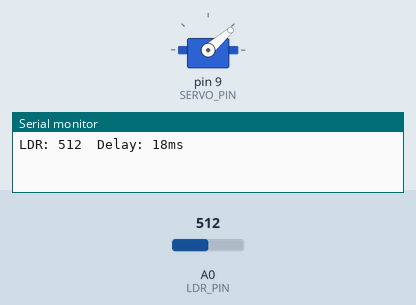
Simulated run of this sketch. Board: Arduino Uno, built with avr-gcc and run on an emulated ATmega328P. Shown: servo, the last lines printed to the serial monitor. Inputs (shaded band) come from the test bench; at power-on: A0 (LDR_PIN) = 512.

Above: at 7.3 s.
7.4 s: A0 (LDR_PIN) set to 716
At 7.83 s:
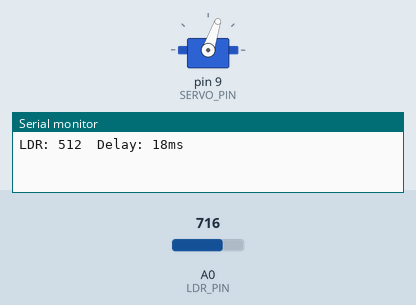
20.1 s: A0 (LDR_PIN) set to 511
At 20.28 s:
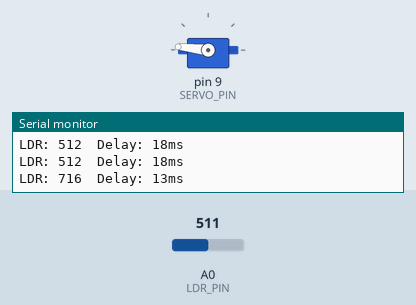
Timing chart, 0 to 38.8 s (numbered marks = the images above; inputs shaded):
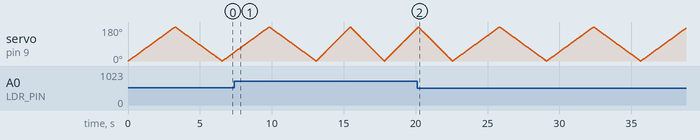

The sketch:

windshield_wipers.ino
```cpp
/*
 * Windshield Wipers — Servo Motor Simulation
 *
 * Simulates a car's windshield wiper system. A photoresistor
 * (light sensor) determines wiper speed: brighter light = faster
 * wiping, like an automatic rain-sensing wiper.
 *
 * Circuit:
 *   - Servo signal → pin 9
 *   - Photoresistor → pin A0 (voltage divider with 10kΩ)
 *   - Servo power → 5V & GND
 *
 * Tinkercad: https://www.tinkercad.com/things/kFDJV1jm2Vc-windshieldwipers
 */

#include <Servo.h>

Servo wiperServo;

const int SERVO_PIN = 9;
const int LDR_PIN   = A0;

const int WIPER_MIN = 0;    // left position
const int WIPER_MAX = 180;  // right position

void setup() {
  wiperServo.attach(SERVO_PIN);
  Serial.begin(9600);
}

void loop() {
  int ldrValue = analogRead(LDR_PIN);  // 0–1023

  // Map light level to speed: brighter → faster sweep
  int sweepDelay = map(ldrValue, 0, 1023, 30, 5);

  // Sweep right
  for (int pos = WIPER_MIN; pos <= WIPER_MAX; pos++) {
    wiperServo.write(pos);
    delay(sweepDelay);
  }

  // Sweep left
  for (int pos = WIPER_MAX; pos >= WIPER_MIN; pos--) {
    wiperServo.write(pos);
    delay(sweepDelay);
  }

  // Debug output
  Serial.print("LDR: ");
  Serial.print(ldrValue);
  Serial.print("  Delay: ");
  Serial.print(sweepDelay);
  Serial.println("ms");
}
```
